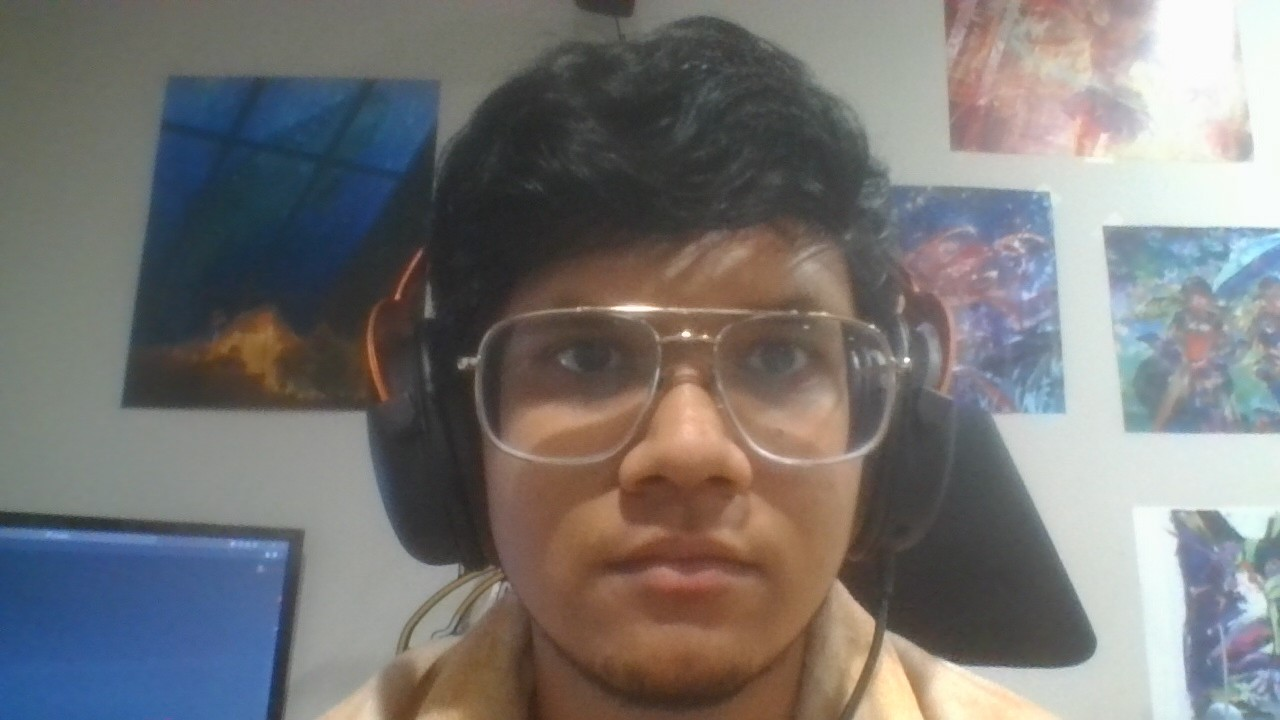
#> input picture res/sample_pic.jpg, 1280 x 720 px, given in place of the camera
$ python track.py
#> lines starting #> are read from the running program, lines starting #| are printed output that depends on the picture
import cv2
import numpy as np
import tkinter as tk

FACE_PATH = "../res/haarcascade_frontalface_default.xml"
EYE_NOGLASSES_PATH = "../res/haarcascade_eye.xml"
EYE_GLASSES_PATH = "../res/haarcascade_eye_tree_eyeglasses.xml"

EYE_PATH = EYE_GLASSES_PATH
THRESHOLD = 65

CAMERA_WINDOW = 'image'
GRAY_WINDOW = 'gray image'

# Filter out bad eye detections
def find_eyes(img, classifier):
    img_gray = cv2.cvtColor(img, cv2.COLOR_BGR2GRAY)
    eye_coords = classifier.detectMultiScale(img_gray)
    face_height = np.size(img, 0)
    face_width = np.size(img, 1)
    max_left = 0
    max_right = 0
    left_eye = None
    right_eye = None
    eyel = None
    eyer = None
    for (x, y, w, h) in eye_coords:
        if y+h > face_height/2:
            continue
        eye_center = x + (w/2)
        if eye_center < face_width * 0.5:
            if max_left < w * h:
                left_eye = img[y:y + h, x:x + w]
                eyel = (x, y, w, h)
        else:
            if max_right < w * h:
                right_eye = img[y:y + h, x:x + w]
                eyer = (x, y, w, h)
    if left_eye is not None:
        cv2.rectangle(img,(eyel[0],eyel[1]),(eyel[0]+eyel[2],eyel[1]+eyel[3]),(255,255,0),2)
    if right_eye is not None:
        cv2.rectangle(img,(eyer[0],eyer[1]),(eyer[0]+eyer[2],eyer[1]+eyer[3]),(255,255,0),2)
    return (left_eye, right_eye)

# [4 lines left out: function trim_brows, not called in this run]

def find_face(img, classifier):
    img_gray = cv2.cvtColor(img, cv2.COLOR_BGR2GRAY)
    face_coords = classifier.detectMultiScale(img_gray, 1.3, 5)
    max = 0
    face = None
    for (x,y,w,h) in face_coords:
        if max < w * h:
            face = img[y:y+h, x:x+w]
        # cv2.rectangle(img,(x,y),(x+w,y+h),(255,255,0),2)
    return face

def process_blob(img, detector):
    img_gray = cv2.cvtColor(img, cv2.COLOR_BGR2GRAY)
    threshold = cv2.getTrackbarPos('threshold', GRAY_WINDOW)
    _, thresh_img = cv2.threshold(img_gray, threshold, 255, cv2.THRESH_BINARY)
    thresh_img = cv2.erode(thresh_img, None, iterations=2)
    thresh_img = cv2.dilate(thresh_img, None, iterations=4)
    thresh_img = cv2.medianBlur(thresh_img, 5)
    keyPoints = detector.detect(thresh_img)
    return keyPoints

# [9 lines left out: function find_contours, not called in this run]

def nothing(val):
    return

def thresh_frame(img):
    img_gray = cv2.cvtColor(img, cv2.COLOR_BGR2GRAY)
    threshold = cv2.getTrackbarPos('threshold', GRAY_WINDOW)
    _, thresh_img = cv2.threshold(img_gray, threshold, 255, cv2.THRESH_BINARY)
    # contours, _ = cv2.findContours(thresh_img, cv2.RETR_TREE,
    # cv2.CHAIN_APPROX_SIMPLE)
    # # drawing contours
    # cv2.drawContours(thresh_img, contours, -1, (0, 255, 0), 3)
    return thresh_img


def main():
    face_cascade = cv2.CascadeClassifier(FACE_PATH)
    eye_glasses_cascade = cv2.CascadeClassifier(EYE_PATH)

    detector_params = cv2.SimpleBlobDetector_Params()
    detector_params.filterByArea = True
    detector_params.maxArea = 1500
    detector = cv2.SimpleBlobDetector_create(detector_params)

    cap = cv2.VideoCapture(0)
    cv2.namedWindow(CAMERA_WINDOW)
    cv2.namedWindow(GRAY_WINDOW)
    cv2.createTrackbar('threshold', GRAY_WINDOW, 0, 100, nothing)
    while True:
        _, frame = cap.read()
#> frame is the input picture: shape (720, 1280, 3); mean B, G, R 117.1, 118.2, 120.1
        face = find_face(frame, face_cascade)
#> in find_face, `img_gray = cv2.cvtColor(img, cv2.COLOR_BGR2GRAY)`:
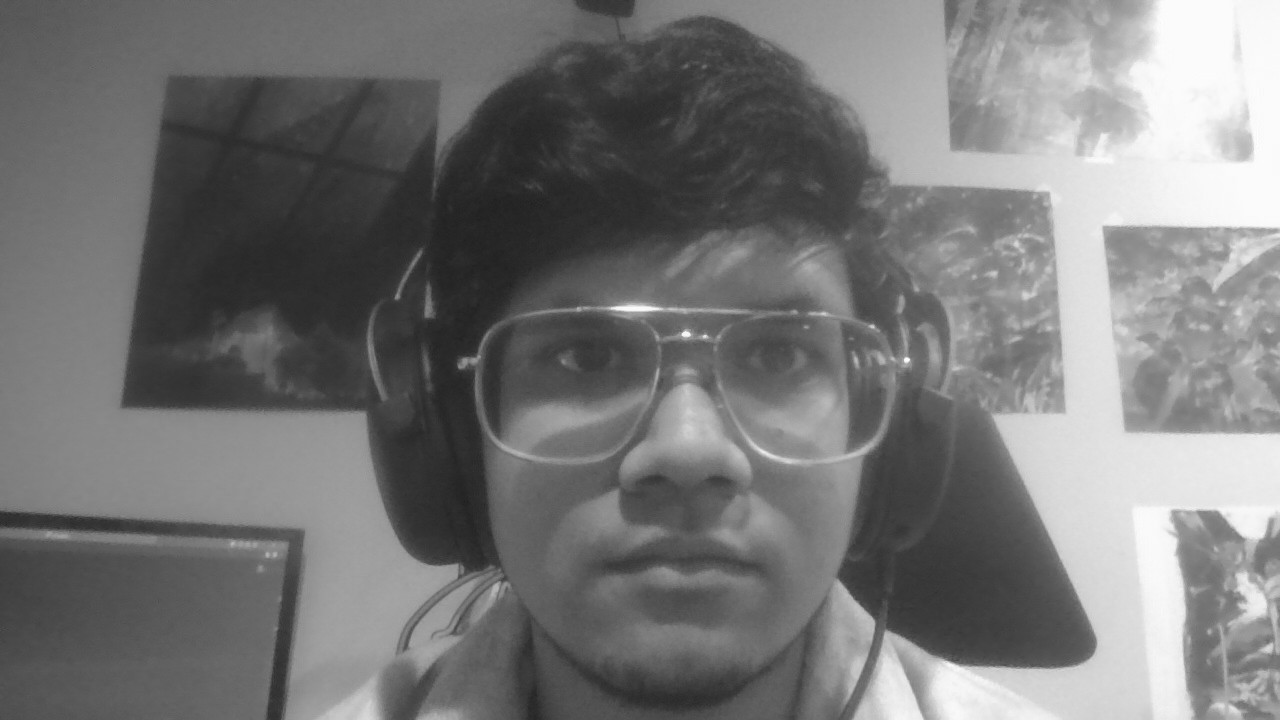
#> img_gray: shape (720, 1280); min 30, max 255, mean 118.6
#> in find_face, `face_coords = classifier.detectMultiScale(img_gray, 1.3, 5)`: face_coords = [[428, 170, 499, 499]]
#> the loop in find_face, `for (x,y,w,h) in face_coords:` made 1 pass
#> pass 1, in find_face, `face = img[y:y+h, x:x+w]`:
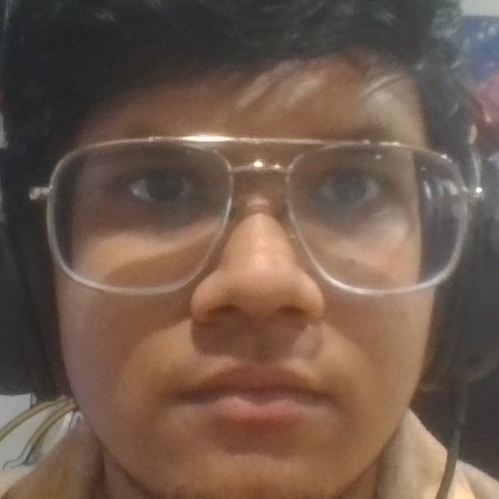
#> face: shape (499, 499, 3); mean B, G, R 76, 89.6, 111.5
        if face is not None:
            eyes = find_eyes(face, eye_glasses_cascade)
#> in find_eyes, `img_gray = cv2.cvtColor(img, cv2.COLOR_BGR2GRAY)`:
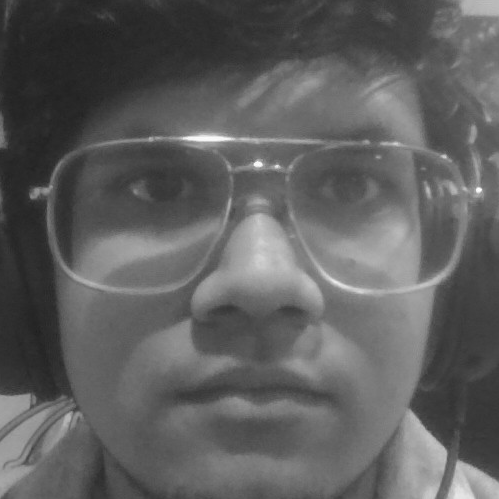
#> img_gray: shape (499, 499); min 30, max 255, mean 94.6
#> in find_eyes, `eye_coords = classifier.detectMultiScale(img_gray)`: eye_coords = [[312, 148, 80, 80], [107, 137, 98, 98]]
#> in find_eyes, `face_height = np.size(img, 0)`: face_height = 499
#> the loop in find_eyes, `for (x, y, w, h) in eye_coords:` made 2 passes
#> (x, y, w, h, eye_center) on passes 1 to 2: (312, 148, 80, 80, 352), (107, 137, 98, 98, 156)
#> pass 1, in find_eyes, `right_eye = img[y:y + h, x:x + w]`:
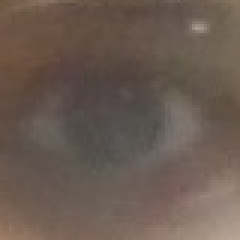
#> right_eye: shape (80, 80, 3) (shown 3 times larger); mean B, G, R 81.2, 90.9, 106.2
            for eye in eyes:
                if eye is not None:
                    # eye = trim_brows(eye)
                    keyPoints = process_blob(eye, detector)
#> in process_blob, `img_gray = cv2.cvtColor(img, cv2.COLOR_BGR2GRAY)`:
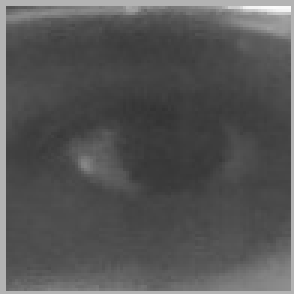
#> img_gray: shape (98, 98) (shown 3 times larger); min 51, max 251, mean 85.3
#> in process_blob, `img_gray = cv2.cvtColor(img, cv2.COLOR_BGR2GRAY)`:
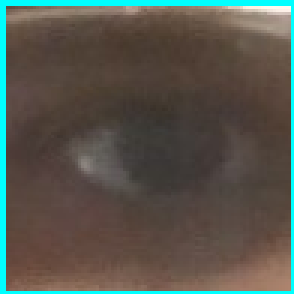
#> img: shape (98, 98, 3) (shown 3 times larger); mean B, G, R 77.6, 86.2, 86.3
#> in process_blob, `_, thresh_img = cv2.threshold(img_gray, threshold, 255, cv2.THRESH_BIN..`: thresh_img: shape (98, 98); every value is 255
#> in process_blob, `keyPoints = detector.detect(thresh_img)`: keyPoints = ()
#> keyPoints = ()
                    cv2.drawKeypoints(eye, keyPoints, eye, (0, 0, 255), cv2.DRAW_MATCHES_FLAGS_DRAW_RICH_KEYPOINTS)
                    # find_contours(eye)
        cv2.imshow(CAMERA_WINDOW, frame)
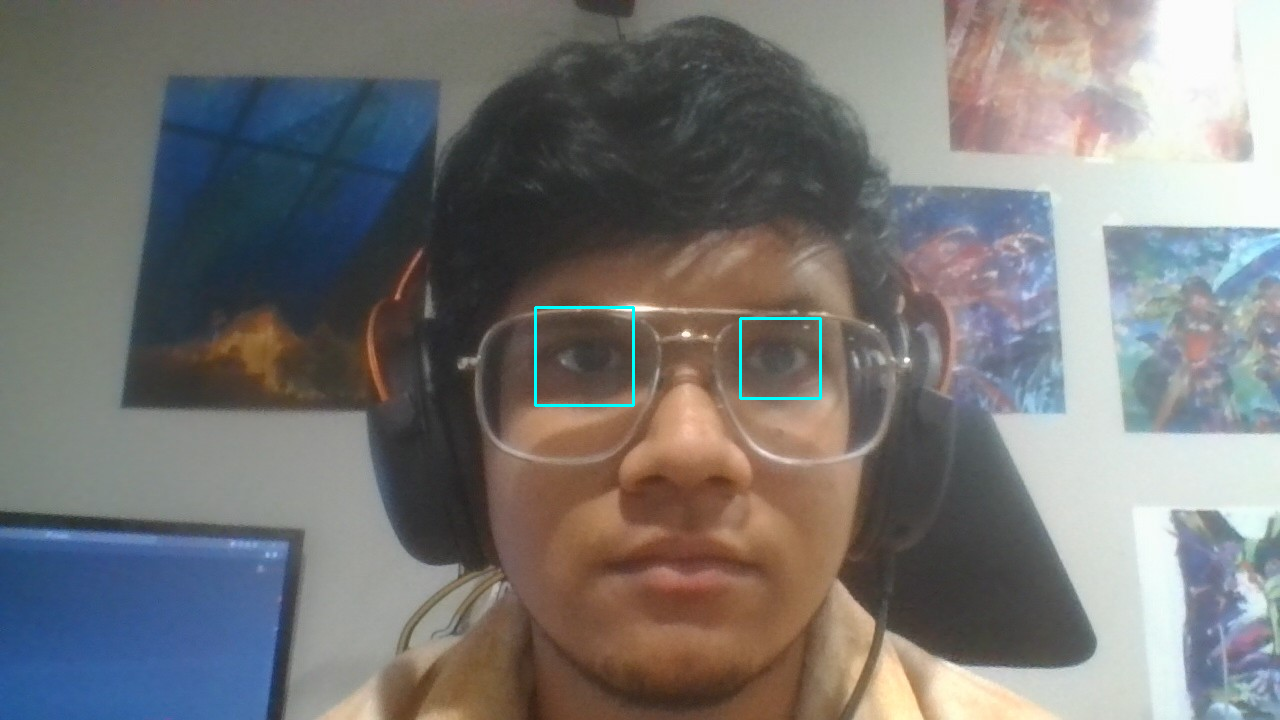
#> window 'image': shape (720, 1280, 3); mean B, G, R 117.5, 118.5, 119.8
        cv2.imshow(GRAY_WINDOW, thresh_frame(frame).copy())
#> in thresh_frame, `_, thresh_img = cv2.threshold(img_gray, threshold, 255, cv2.THRESH_BIN..`: thresh_img: shape (720, 1280); every value is 255
        if cv2.waitKey(1) & 0xFF == ord('q'):
#> (key q is pressed here)
            break
    cap.release()
    cv2.destroyAllWindows()

# [31 lines left out: function single_image, not called in this run]

if __name__ == "__main__":
    main()
